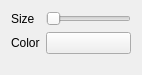
<?xml version="1.0" encoding="UTF-8"?>
<ui version="4.0">
 <class>VisibleLandmarksOptions</class>
 <widget class="QWidget" name="VisibleLandmarksOptions">
  <property name="geometry">
   <rect>
    <x>0</x>
    <y>0</y>
    <width>142</width>
    <height>75</height>
   </rect>
  </property>
  <property name="windowTitle">
   <string>Form</string>
  </property>
  <layout class="QFormLayout" name="formLayout">
   <item row="0" column="0">
    <widget class="QLabel" name="label">
     <property name="text">
      <string>Size</string>
     </property>
    </widget>
   </item>
   <item row="0" column="1">
    <widget class="QSlider" name="size">
     <property name="orientation">
      <enum>Qt::Horizontal</enum>
     </property>
    </widget>
   </item>
   <item row="1" column="0">
    <widget class="QLabel" name="label_2">
     <property name="text">
      <string>Color</string>
     </property>
    </widget>
   </item>
   <item row="1" column="1">
    <widget class="ActorColorButton" name="color">
     <property name="color" stdset="0">
      <color>
       <red>255</red>
       <green>255</green>
       <blue>255</blue>
      </color>
     </property>
    </widget>
   </item>
  </layout>
 </widget>
 <customwidgets>
  <customwidget>
   <class>qtColorButton</class>
   <extends>QPushButton</extends>
   <header>qtColorButton.h</header>
  </customwidget>
  <customwidget>
   <class>ActorColorButton</class>
   <extends>qtColorButton</extends>
   <header>ActorColorButton.h</header>
   <container>1</container>
  </customwidget>
 </customwidgets>
 <resources/>
 <connections/>
</ui>
